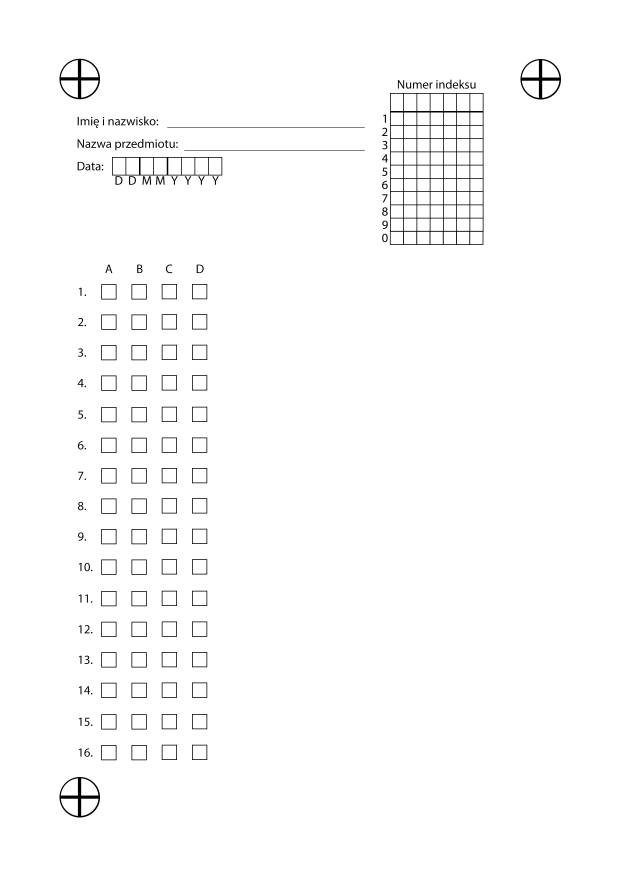
#> input picture Template.jpg, 2480 x 3508 px (shown at 1/4 size)
$ python AnswersFinderWithCircles.py
#> lines starting #> are read from the running program, lines starting #| are printed output that depends on the picture; after the words box and inside, x2 and y2 are one past the last pixel; in counts of white or black regions, pixels touching at a corner belong together
import cv2
import numpy as np
import json

# Load the template image
template_img_path = 'Template.jpg'
example_img_path = 'ExampleAnswersCircled2.jpg'

# Load the example image
template_img = cv2.imread(template_img_path, cv2.IMREAD_GRAYSCALE)
#> template_img is the input picture: shape (3508, 2480); min 0, max 255, mean 251.4
example_img = cv2.imread(example_img_path, cv2.IMREAD_GRAYSCALE)
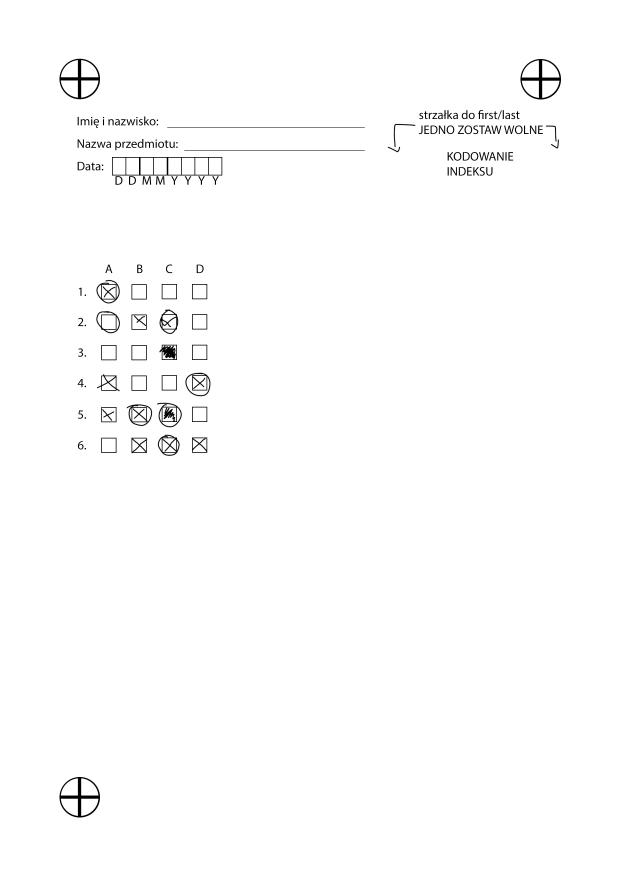
#> input picture ExampleAnswersCircled2.jpg, 2480 x 3508 px (shown at 1/4 size)
#> example_img is the input picture: shape (3508, 2480); min 0, max 255, mean 252.4

# Check if the image is loaded properly
if template_img is None:
    raise FileNotFoundError("The template image file was not found.")
if example_img is None:
    raise FileNotFoundError("The example image file was not found.")

# Apply a binary threshold to the grayscale image
_, thresh_template = cv2.threshold(template_img, 128, 255, cv2.THRESH_BINARY_INV)
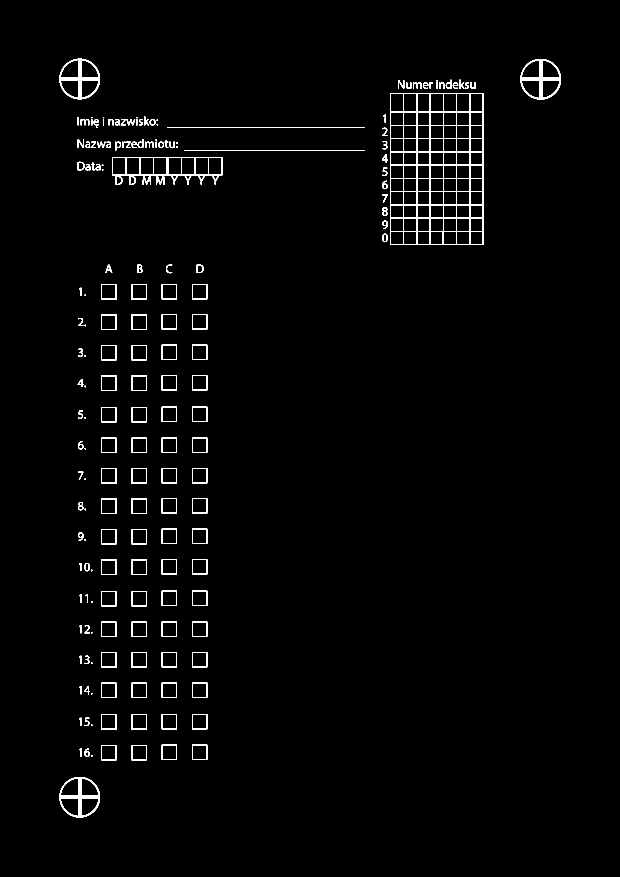
#> thresh_template: shape (3508, 2480) (shown at 1/4 size); 1.4% white; 187 white regions, largest, box (x1, y1, x2, y2) and area: (1560, 372, 1934, 980) 28548, (238, 235, 400, 397) 6479, (2082, 236, 2244, 398) 6479
_, thresh_example = cv2.threshold(example_img, 128, 255, cv2.THRESH_BINARY_INV)
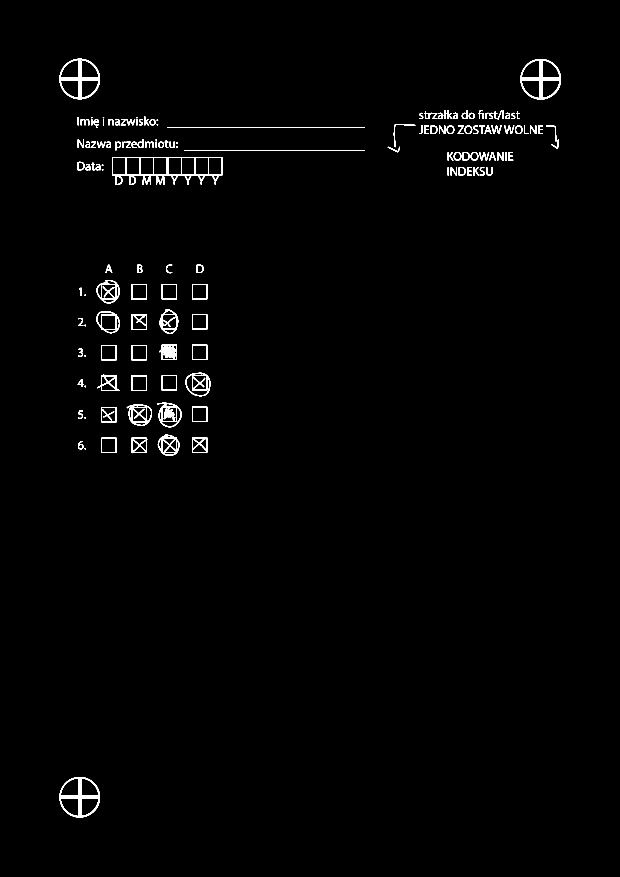
#> thresh_example: shape (3508, 2480) (shown at 1/4 size); 1% white; 153 white regions, largest, box (x1, y1, x2, y2) and area: (238, 235, 400, 397) 6479, (2082, 236, 2244, 398) 6479, (238, 3108, 400, 3270) 6474


def load_config(config_path):
#> (the run stopped early here; a loop or call above may not have finished)
